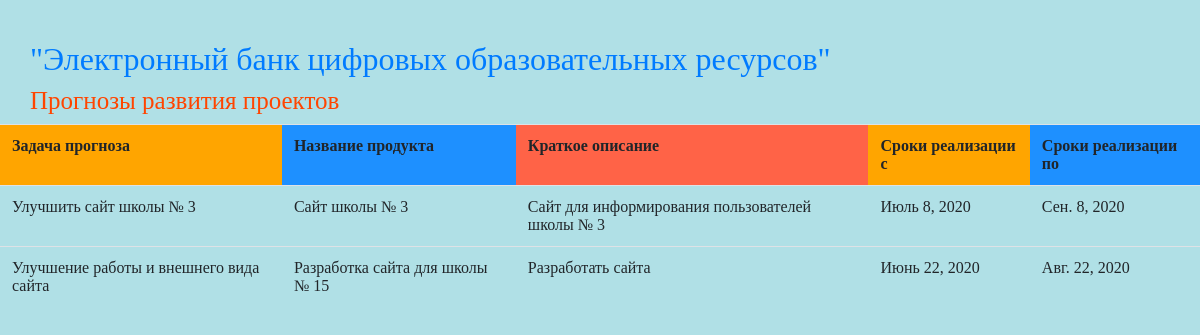
Page /display_prognoz_razvitia/ on the committed database.
### is_electronne_bank/models.py (models this page shows)
class PrognozRazvitiaProekta(models.Model):
    id_project = models.ForeignKey(Project, verbose_name='Айди проекта', on_delete=models.CASCADE,
                                   related_name="prognoz_razvitia_projecta")
    zadacha_prognoza = models.CharField(max_length=100, verbose_name='Задача прогноза развития', )
    name_product = models.CharField(max_length=100, verbose_name='Название продукта', )
    kratkoe_opisanie = models.CharField(max_length=100, verbose_name='Краткое описание проекта', )
    sroki_realizachii_s = models.DateField(default=timezone.now, verbose_name='Сроки реализации с', )
    sroki_realizachii_po = models.DateField(default=timezone.now, verbose_name='Сроки реализации по')
    class Meta:
        verbose_name = 'Прогноз развития проекта'
        verbose_name_plural = 'Прогноз развития проекта'

### is_electronne_bank/views.py (the view)
# urls.py: path('display_prognoz_razvitia/', views.display_prognoz_razvitia, name='display_prognoz_razvitia'),
def display_prognoz_razvitia(request):
    prognoz_razvitia_proekta = PrognozRazvitiaProekta.objects.all
    return render(request, 'display_prognoz_razvitia.html',{'prognoz_razvitia_proekta':prognoz_razvitia_proekta})

### templates/display_prognoz_razvitia.html (shortened to what this page needs)
{% load static %}
<html>
<head>
    <link rel="stylesheet" href="https://stackpath.bootstrapcdn.com/bootstrap/4.4.1/css/bootstrap.min.css">
</head>
<body bgcolor="PowderBlue">
 <h2><a href="http://127.0.0.1:8000/">"Электронный банк цифровых образовательных ресурсов"</a></h2>
<h1>Прогнозы развития проектов</h1>
<table class="table">
    <tr>
        <th class="zadacha_prognoza" style="background-color:orange"> Задача прогноза</th>
        <th class="name_product" style="background-color:DodgerBlue"> Название продукта</th>
        <th class="kratkoe_opisanie" style="background-color:Tomato"> Краткое описание</th>
        <th class="sroki_realizachii_s" style="background-color:orange"> Сроки реализации с</th>
        <th class="sroki_realizachii_po" style="background-color:DodgerBlue"> Сроки реализации по</th>
    </tr>
   {% for i in prognoz_razvitia_proekta%}
    <tr>
        <td> {{ i.zadacha_prognoza }}</td>
        <td> {{ i.name_product }}</td>
        <td> {{ i.kratkoe_opisanie }}</td>
        <td> {{ i.sroki_realizachii_s }}</td>
        <td> {{i.sroki_realizachii_po }}</td>
    </tr>
    {% endfor %}
</table>
</body>
</html>

### templates/display_prognoz_razvitia.html (style rules this page uses)
body { background:#B0E0E6; font-family: "Times New Roman"; }
h1 { font-size: 25px; font-family: "Times New Roman"; color: OrangeRed; margin-left: 30px; }
h2 { margin-left: 30px; margin-top: 40px; font-family: "Times New Roman"; }

### rows in the picture
PrognozRazvitiaProekta: zadacha_prognoza "Улучшить сайт школы № 3", name_product "Сайт школы № 3", kratkoe_opisanie "Сайт для информирования пользователей школы № 3", sroki_realizachii_s "Июль 8, 2020", sroki_realizachii_po "Сен. 8, 2020"
PrognozRazvitiaProekta: zadacha_prognoza "Улучшение работы и внешнего вида сайта", name_product "Разработка сайта для школы № 15", kratkoe_opisanie "Разработать сайта", sroki_realizachii_s "Июнь 22, 2020", sroki_realizachii_po "Авг. 22, 2020"
